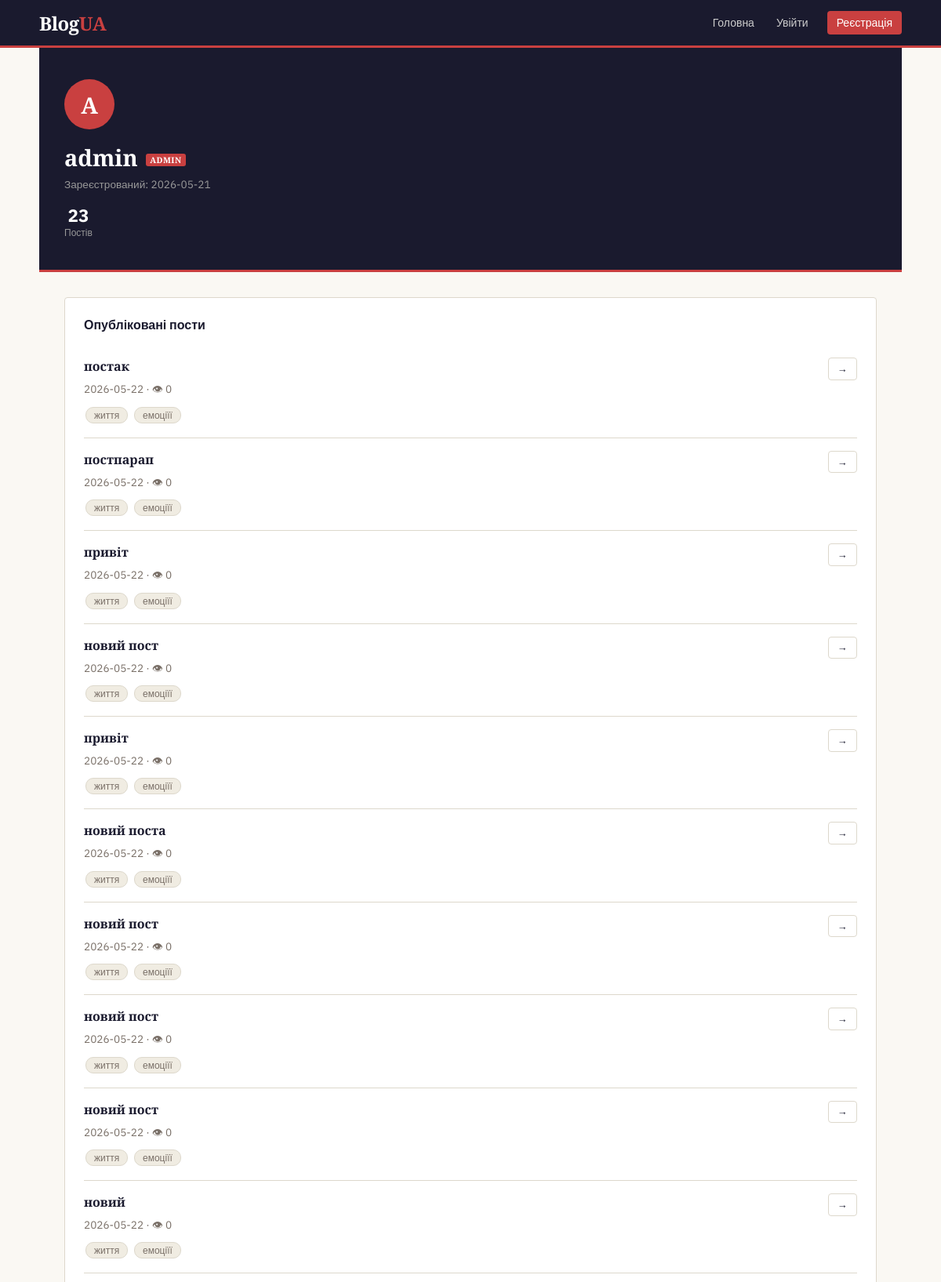
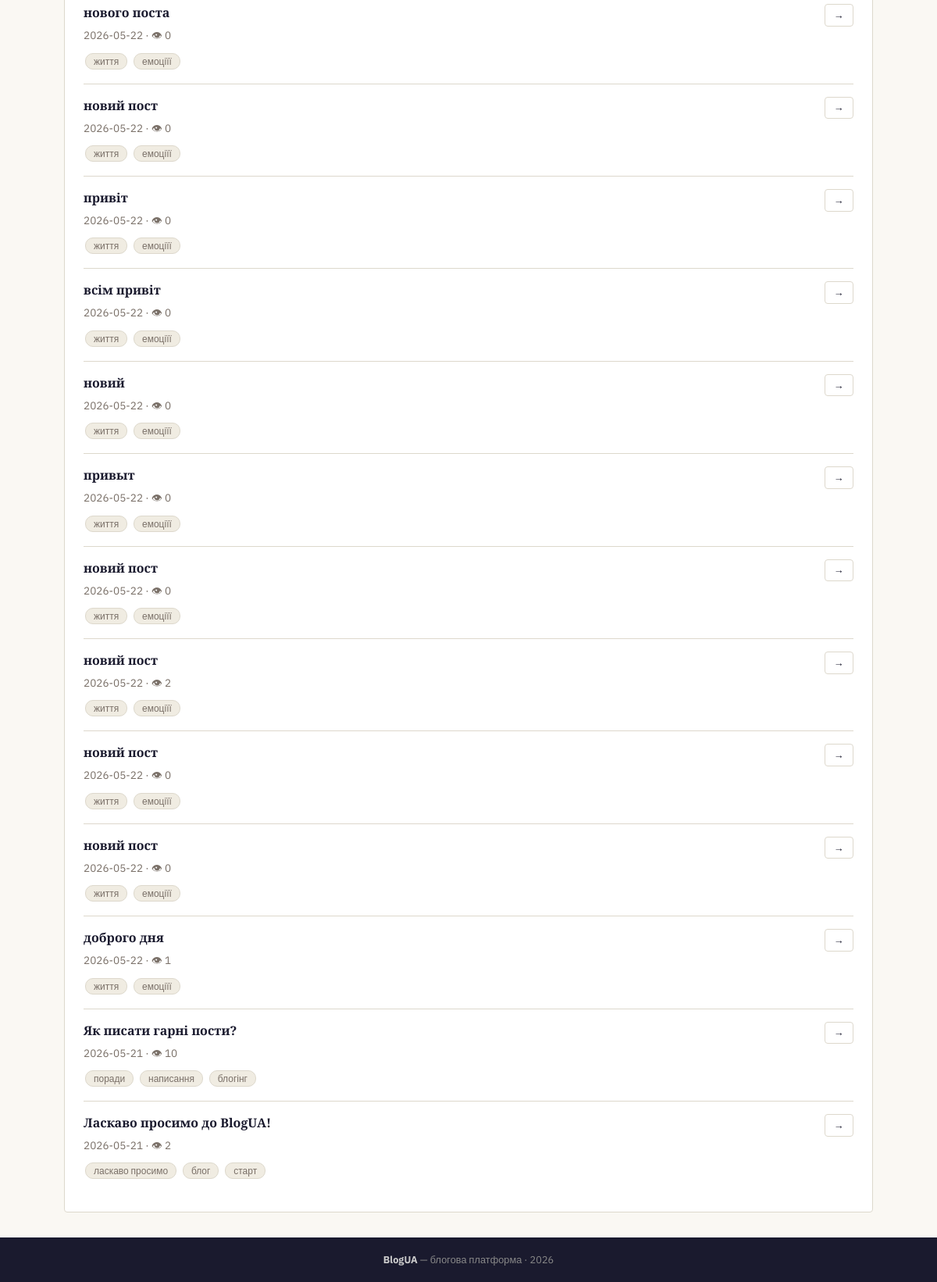
/profile/admin, run on the app's committed database (2 pictures, top to bottom).
### tables this page shows
CREATE TABLE users (
            id            INTEGER PRIMARY KEY AUTOINCREMENT,
            username      TEXT    NOT NULL UNIQUE,
            email         TEXT    NOT NULL UNIQUE,
            password_hash TEXT    NOT NULL,
            role          TEXT    NOT NULL DEFAULT 'user',
            is_blocked    INTEGER NOT NULL DEFAULT 0,
            bio           TEXT,
            created_at    TEXT    NOT NULL
        );

CREATE TABLE posts (
            id         INTEGER PRIMARY KEY AUTOINCREMENT,
            title      TEXT    NOT NULL,
            content    TEXT    NOT NULL,
            tags       TEXT,
            author_id  INTEGER NOT NULL REFERENCES users(id),
            status     TEXT    NOT NULL DEFAULT 'draft',
            views      INTEGER NOT NULL DEFAULT 0,
            created_at TEXT    NOT NULL,
            updated_at TEXT    NOT NULL
        );

### app.py (the view)
@app.route('/profile/<username>')
def profile(username):
    db   = get_db()
    user = get_current_user()
    profile_user = db.execute('SELECT * FROM users WHERE username = ?', (username,)).fetchone()
    if not profile_user:
        flash('Користувача не знайдено.', 'error')
        return redirect(url_for('index'))
    posts = db.execute(
        """SELECT * FROM posts WHERE author_id = ? AND status = 'published'
           ORDER BY created_at DESC""", (profile_user['id'],)
    ).fetchall()
    return render_template('profile.html', profile_user=profile_user,
                           posts=posts, user=user)

### app.py (called while the page is built, shortened)
@app.before_request
def check_user_status():
    from flask import request as req
    if 'user_id' not in session:
        return

def get_current_user():
    if 'user_id' not in session:
        return None
    db = get_db()
    return db.execute('SELECT * FROM users WHERE id = ?', (session['user_id'],)).fetchone()

### database.py (called while the page is built)
def get_db():
    if 'db' not in g:
        g.db = sqlite3.connect(DATABASE)
        g.db.row_factory = sqlite3.Row
        g.db.execute('PRAGMA foreign_keys = ON')
    return g.db

### templates/profile.html (shortened to what this page needs)
{% extends "base.html" %}
{% block content %}
<div class="profile-header">
  <div class="profile-avatar">{{ profile_user.username[0].upper() }}</div>
  <div class="profile-name">
    {{ profile_user.username }}
    {% if profile_user.role == 'admin' %}<span class="badge-admin">admin</span>{% endif %}
  </div>
  <div class="profile-meta">
    Зареєстрований: {{ profile_user.created_at[:10] }}
  </div>
  <div class="profile-stats">
    <div class="stat">
      <div class="stat-num">{{ posts|length }}</div>
      <div class="stat-lbl">Постів</div>
    </div>
  </div>
</div>
<div class="card">
  <div style="font-weight:600;margin-bottom:1rem">Опубліковані пости</div>
  {% if posts %}
    {% for post in posts %}
      <div class="post-list-item">
        <div>
          <div class="post-list-title">
            <a href="{{ url_for('view_post', post_id=post.id) }}">{{ post.title }}</a>
          </div>
          <div class="text-muted mt-1">{{ post.created_at[:10] }} · 👁 {{ post.views }}</div>
          {% if post.tags %}
            <div style="margin-top:.4rem">
              {% for tag in post.tags.split(',')[:3] %}
                <span class="tag">{{ tag.strip() }}</span>
              {% endfor %}
            </div>
          {% endif %}
        </div>
        <a href="{{ url_for('view_post', post_id=post.id) }}" class="btn btn-outline btn-sm" style="flex-shrink:0">→</a>
      </div>
    {% endfor %}
  {% else %}
    <p class="text-muted">Немає опублікованих постів.</p>
  {% endif %}
</div>
{% endblock %}

### templates/base.html (style rules this page uses)
:root { --ink: #1a1a2e; --paper: #faf8f3; --cream: #f0ece2; --accent: #c94040; --accent2: #2a6496; --muted: #7a7068; --border: #ddd8cc; --success: #2d7a4f; --warning: #c97a10; --radius: 4px; }
*, *::before, *::after { box-sizing: border-box; margin: 0; padding: 0; }
body { font-family: 'IBM Plex Sans', sans-serif; background: var(--paper); color: var(--ink); min-height: 100vh; display: flex; flex-direction: column; }
.badge-admin { background: var(--accent); color: #fff; font-size: 0.65rem; padding: 1px 5px; border-radius: 3px; text-transform: uppercase; letter-spacing: 0.5px; margin-left: 3px; vertical-align: middle; }
.card { background: #fff; border: 1px solid var(--border); border-radius: var(--radius); padding: 1.5rem; transition: box-shadow .2s; }
.btn { display: inline-flex; align-items: center; gap: .4rem; padding: .5rem 1.1rem; border-radius: var(--radius); font-size: .875rem; font-weight: 500; font-family: inherit; cursor: pointer; text-decoration: none; border: 1px solid transparent; transition: all .15s; }
.btn-outline { background: transparent; color: var(--ink); border-color: var(--border); }
.btn-sm { padding: .3rem .7rem; font-size: .8rem; }
.tag { display: inline-block; background: var(--cream); color: var(--muted); font-size: .75rem; padding: 2px 10px; border-radius: 10px; border: 1px solid var(--border); margin: 2px; }
.text-muted { color: var(--muted); font-size: .85rem; }
.mt-1 { margin-top: .5rem; }

### templates/profile.html (style rules this page uses)
.profile-header { background: var(--ink); color: #fff; padding: 2.5rem 2rem; margin: -2rem -2rem 2rem; border-bottom: 3px solid var(--accent); }
.profile-avatar { width: 64px; height: 64px; border-radius: 50%; background: var(--accent); color: #fff; font-family: 'Playfair Display', serif; font-size: 1.8rem; font-weight: 700; display: flex; align-items: center; justify-content: center; margin-bottom: 1rem; }
.profile-name { font-family: 'Playfair Display', serif; font-size: 1.8rem; font-weight: 700; }
.profile-meta { color: #999; font-size: .85rem; margin-top: .4rem; }
.profile-stats { display: flex; gap: 2rem; margin-top: 1rem; }
.stat { text-align: center; }
.stat-num { font-size: 1.4rem; font-weight: 700; }
.stat-lbl { font-size: .75rem; color: #999; }
.post-list-item { display: flex; justify-content: space-between; align-items: flex-start; padding: 1rem 0; border-bottom: 1px solid var(--border); gap: 1rem; }
.post-list-item:last-child { border-bottom: none; }
.post-list-title { font-family: 'Playfair Display', serif; font-weight: 700; }
.post-list-title a { text-decoration: none; color: var(--ink); }

### data on the page
users: username "A", username "admin", created_at "2026-05-21"
posts: title "постак", created_at "2026-05-22", views "0", strip "життя" "емоціїї"
posts: title "постпарап", created_at "2026-05-22", views "0", strip "життя" "емоціїї"
posts: title "привіт", created_at "2026-05-22", views "0", strip "життя" "емоціїї"
posts: title "новий пост", created_at "2026-05-22", views "0", strip "життя" "емоціїї"
posts: title "привіт", created_at "2026-05-22", views "0", strip "життя" "емоціїї"
posts: title "новий поста", created_at "2026-05-22", views "0", strip "життя" "емоціїї"
posts: title "новий пост", created_at "2026-05-22", views "0", strip "життя" "емоціїї"
posts: title "новий пост", created_at "2026-05-22", views "0", strip "життя" "емоціїї"
posts: title "новий пост", created_at "2026-05-22", views "0", strip "життя" "емоціїї"
posts: title "новий", created_at "2026-05-22", views "0", strip "життя" "емоціїї"
posts: title "нового поста", created_at "2026-05-22", views "0", strip "життя" "емоціїї"
posts: title "новий пост", created_at "2026-05-22", views "0", strip "життя" "емоціїї"
posts: title "привіт", created_at "2026-05-22", views "0", strip "життя" "емоціїї"
posts: title "всім привіт", created_at "2026-05-22", views "0", strip "життя" "емоціїї"
posts: title "новий", created_at "2026-05-22", views "0", strip "життя" "емоціїї"
posts: title "привыт", created_at "2026-05-22", views "0", strip "життя" "емоціїї"
posts: title "новий пост", created_at "2026-05-22", views "0", strip "життя" "емоціїї"
posts: title "новий пост", created_at "2026-05-22", views "2", strip "життя" "емоціїї"
posts: title "новий пост", created_at "2026-05-22", views "0", strip "життя" "емоціїї"
posts: title "новий пост", created_at "2026-05-22", views "0", strip "життя" "емоціїї"
posts: title "доброго дня", created_at "2026-05-22", views "1", strip "життя" "емоціїї"
posts: title "Як писати гарні пости?", created_at "2026-05-21", views "10", strip "поради" "написання" "блогінг"
posts: title "Ласкаво просимо до BlogUA!", created_at "2026-05-21", views "2", strip "ласкаво просимо" "блог" "старт"

### other printed values
{{ posts|length }} "23"
